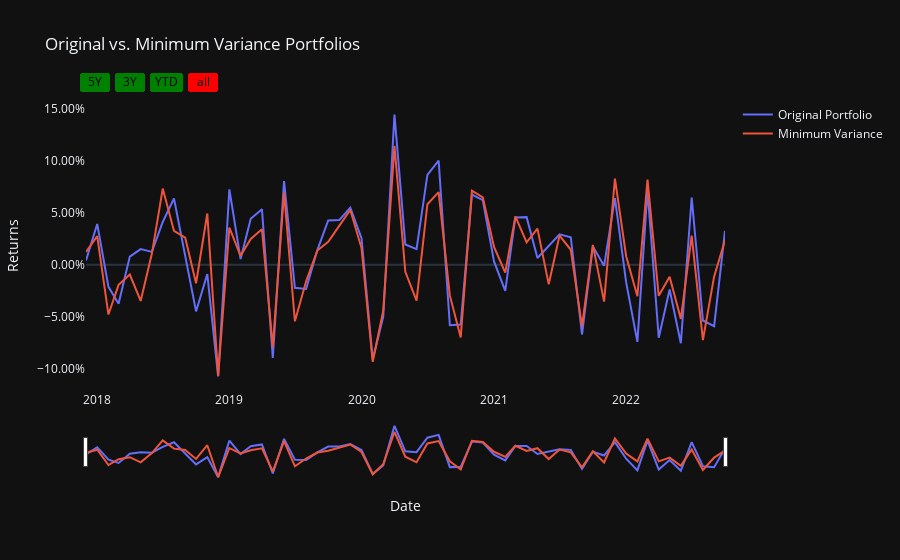

Notebook code for this chart:
### Code cell
layout = load_figure_template('DARKLY')

figure = go.Figure()
figure.add_trace(go.Scatter(x=Port_Ret1.index, y=Port_Ret1['Portfolio Return'], name='Original Portfolio'))
figure.add_trace(go.Scatter(x=Port_Ret1.index, y=Port_Ret1['Min Var'], name='Minimum Variance'))
figure.update_layout(
    title_text ='Original vs. Minimum Variance Portfolios',
    yaxis_title ='Returns',
    xaxis_title = 'Date')
figure.update_layout(layout)
figure.update_layout(
            xaxis=dict(
                rangeselector=dict(
                    buttons=list([
                        dict(count=5,
                            label="5Y",
                            step="year",
                            stepmode="backward"),
                        dict(count=3,
                            label="3Y",
                            step="year",
                            stepmode="backward"),
                        dict(count=1,
                            label="YTD",
                            step="year",
                            stepmode="todate"),
                        dict(step="all")
                    ])
                ),
                rangeslider=dict(
                    visible=True,
                ),
                type="date"
            )
        )
figure.update_layout(yaxis_tickformat='.2%')
figure.update_layout(template='plotly_dark',
                  xaxis_rangeselector_font_color='black',
                  xaxis_rangeselector_activecolor='red',
                  xaxis_rangeselector_bgcolor='green',)
figure.update_layout(xaxis=dict(showgrid=False),
                     yaxis=dict(showgrid=False))
figure.show()

### Figure 1 — Plotly figure (JSON) as saved in the notebook; plotly's stock layout.template omitted (floating-point values rounded to 4 significant figures)
{"data": [{"name": "Original Portfolio", "type": "scatter", "x": ["2017-12-01T00:00:00", "2018-01-01T00:00:00", "2018-02-01T00:00:00", "2018-03-01T00:00:00", "2018-04-01T00:00:00", "2018-05-01T00:00:00", "2018-06-01T00:00:00", "2018-07-01T00:00:00", "2018-08-01T00:00:00", "2018-09-01T00:00:00", "2018-10-01T00:00:00", "2018-11-01T00:00:00", "2018-12-01T00:00:00", "2019-01-01T00:00:00", "2019-02-01T00:00:00", "2019-03-01T00:00:00", "2019-04-01T00:00:00", "2019-05-01T00:00:00", "2019-06-01T00:00:00", "2019-07-01T00:00:00", "2019-08-01T00:00:00", "2019-09-01T00:00:00", "2019-10-01T00:00:00", "2019-11-01T00:00:00", "2019-12-01T00:00:00", "2020-01-01T00:00:00", "2020-02-01T00:00:00", "2020-03-01T00:00:00", "2020-04-01T00:00:00", "2020-05-01T00:00:00", "2020-06-01T00:00:00", "2020-07-01T00:00:00", "2020-08-01T00:00:00", "2020-09-01T00:00:00", "2020-10-01T00:00:00", "2020-11-01T00:00:00", "2020-12-01T00:00:00", "2021-01-01T00:00:00", "2021-02-01T00:00:00", "2021-03-01T00:00:00", "2021-04-01T00:00:00", "2021-05-01T00:00:00", "2021-06-01T00:00:00", "2021-07-01T00:00:00", "2021-08-01T00:00:00", "2021-09-01T00:00:00", "2021-10-01T00:00:00", "2021-11-01T00:00:00", "2021-12-01T00:00:00", "2022-01-01T00:00:00", "2022-02-01T00:00:00", "2022-03-01T00:00:00", "2022-04-01T00:00:00", "2022-05-01T00:00:00", "2022-06-01T00:00:00", "2022-07-01T00:00:00", "2022-08-01T00:00:00", "2022-09-01T00:00:00", "2022-10-01T00:00:00"], "y": [0.003956, 0.03919, -0.02135, -0.03775, 0.007777, 0.01499, 0.01229, 0.04108, 0.06376, 0.007187, -0.04511, -0.009105, -0.1078, 0.07249, 0.005337, 0.04429, 0.05345, -0.08989, 0.08051, -0.0223, -0.02345, 0.01407, 0.04254, 0.0431, 0.05493, 0.02555, -0.09138, -0.05033, 0.1447, 0.01943, 0.01495, 0.08655, 0.1003, -0.05841, -0.05766, 0.06755, 0.06224, 0.003044, -0.02534, 0.04549, 0.04578, 0.006397, 0.01822, 0.02922, 0.02646, -0.06735, 0.01737, -0.001148, 0.06406, -0.01712, -0.07445, 0.07172, -0.07043, -0.02391, -0.07574, 0.06471, -0.05384, -0.0593, 0.03255]}, {"name": "Minimum Variance", "type": "scatter", "x": ["2017-12-01T00:00:00", "2018-01-01T00:00:00", "2018-02-01T00:00:00", "2018-03-01T00:00:00", "2018-04-01T00:00:00", "2018-05-01T00:00:00", "2018-06-01T00:00:00", "2018-07-01T00:00:00", "2018-08-01T00:00:00", "2018-09-01T00:00:00", "2018-10-01T00:00:00", "2018-11-01T00:00:00", "2018-12-01T00:00:00", "2019-01-01T00:00:00", "2019-02-01T00:00:00", "2019-03-01T00:00:00", "2019-04-01T00:00:00", "2019-05-01T00:00:00", "2019-06-01T00:00:00", "2019-07-01T00:00:00", "2019-08-01T00:00:00", "2019-09-01T00:00:00", "2019-10-01T00:00:00", "2019-11-01T00:00:00", "2019-12-01T00:00:00", "2020-01-01T00:00:00", "2020-02-01T00:00:00", "2020-03-01T00:00:00", "2020-04-01T00:00:00", "2020-05-01T00:00:00", "2020-06-01T00:00:00", "2020-07-01T00:00:00", "2020-08-01T00:00:00", "2020-09-01T00:00:00", "2020-10-01T00:00:00", "2020-11-01T00:00:00", "2020-12-01T00:00:00", "2021-01-01T00:00:00", "2021-02-01T00:00:00", "2021-03-01T00:00:00", "2021-04-01T00:00:00", "2021-05-01T00:00:00", "2021-06-01T00:00:00", "2021-07-01T00:00:00", "2021-08-01T00:00:00", "2021-09-01T00:00:00", "2021-10-01T00:00:00", "2021-11-01T00:00:00", "2021-12-01T00:00:00", "2022-01-01T00:00:00", "2022-02-01T00:00:00", "2022-03-01T00:00:00", "2022-04-01T00:00:00", "2022-05-01T00:00:00", "2022-06-01T00:00:00", "2022-07-01T00:00:00", "2022-08-01T00:00:00", "2022-09-01T00:00:00", "2022-10-01T00:00:00"], "y": [0.01221, 0.02747, -0.04808, -0.01947, -0.009557, -0.03495, 0.01063, 0.07333, 0.03252, 0.02601, -0.01797, 0.0493, -0.1073, 0.03564, 0.008478, 0.02474, 0.03413, -0.07956, 0.06969, -0.05462, -0.01611, 0.01354, 0.02202, 0.03777, 0.05272, 0.01596, -0.09365, -0.04432, 0.1145, -0.006887, -0.03463, 0.05823, 0.06984, -0.02963, -0.07016, 0.07134, 0.06484, 0.01706, -0.007694, 0.04655, 0.02149, 0.03474, -0.01881, 0.02804, 0.01433, -0.05959, 0.01907, -0.03565, 0.08294, 0.008078, -0.0304, 0.08188, -0.03003, -0.01172, -0.05228, 0.02804, -0.07265, -0.01137, 0.02335]}], "layout": {"title": {"text": "Original vs. Minimum Variance Portfolios"}, "xaxis": {"rangeselector": {"activecolor": "red", "bgcolor": "green", "buttons": [{"count": 5, "label": "5Y", "step": "year", "stepmode": "backward"}, {"count": 3, "label": "3Y", "step": "year", "stepmode": "backward"}, {"count": 1, "label": "YTD", "step": "year", "stepmode": "todate"}, {"step": "all"}], "font": {"color": "black"}}, "rangeslider": {"visible": true}, "showgrid": false, "title": {"text": "Date"}, "type": "date"}, "yaxis": {"showgrid": false, "tickformat": ".2%", "title": {"text": "Returns"}}}}
